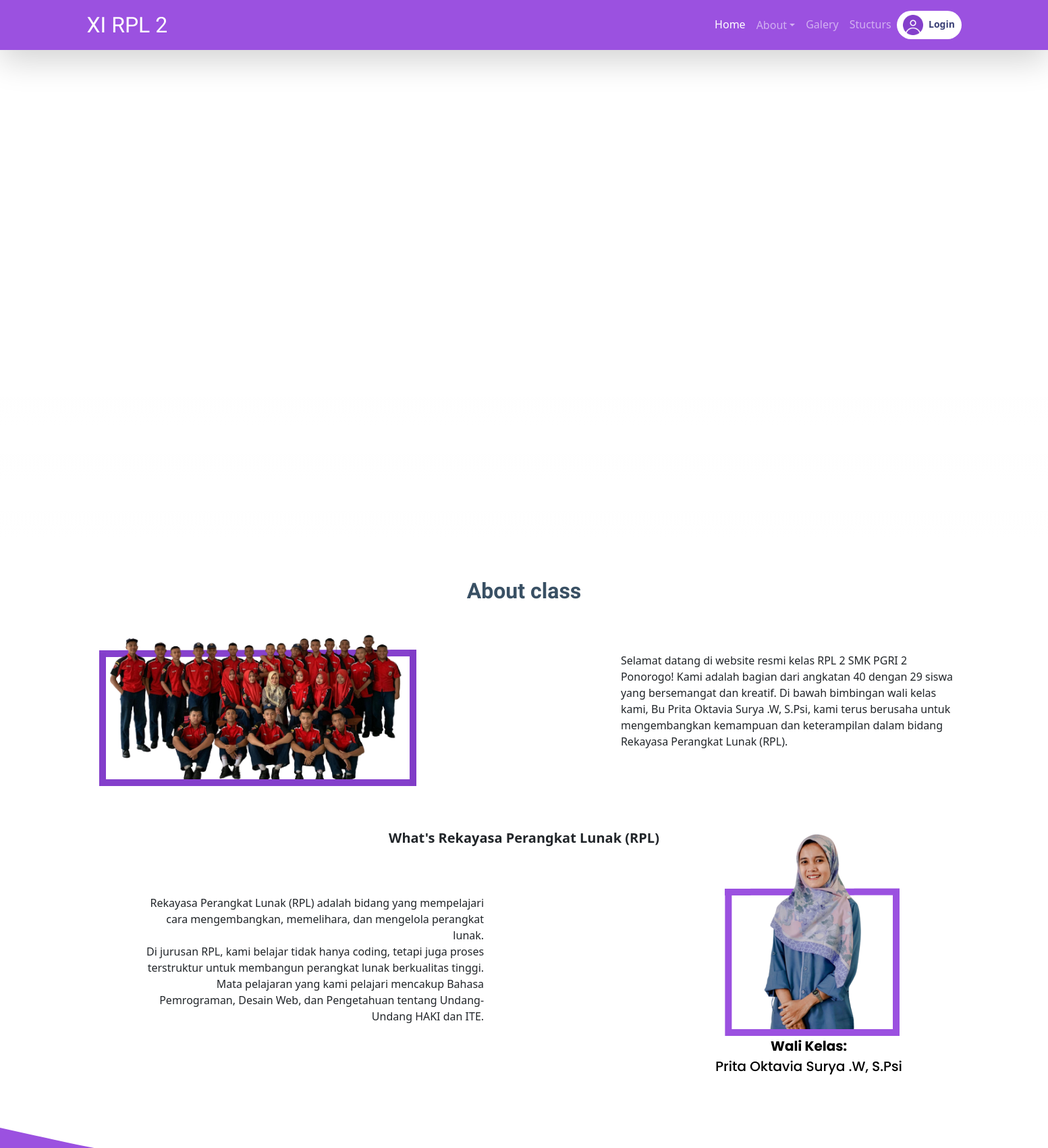
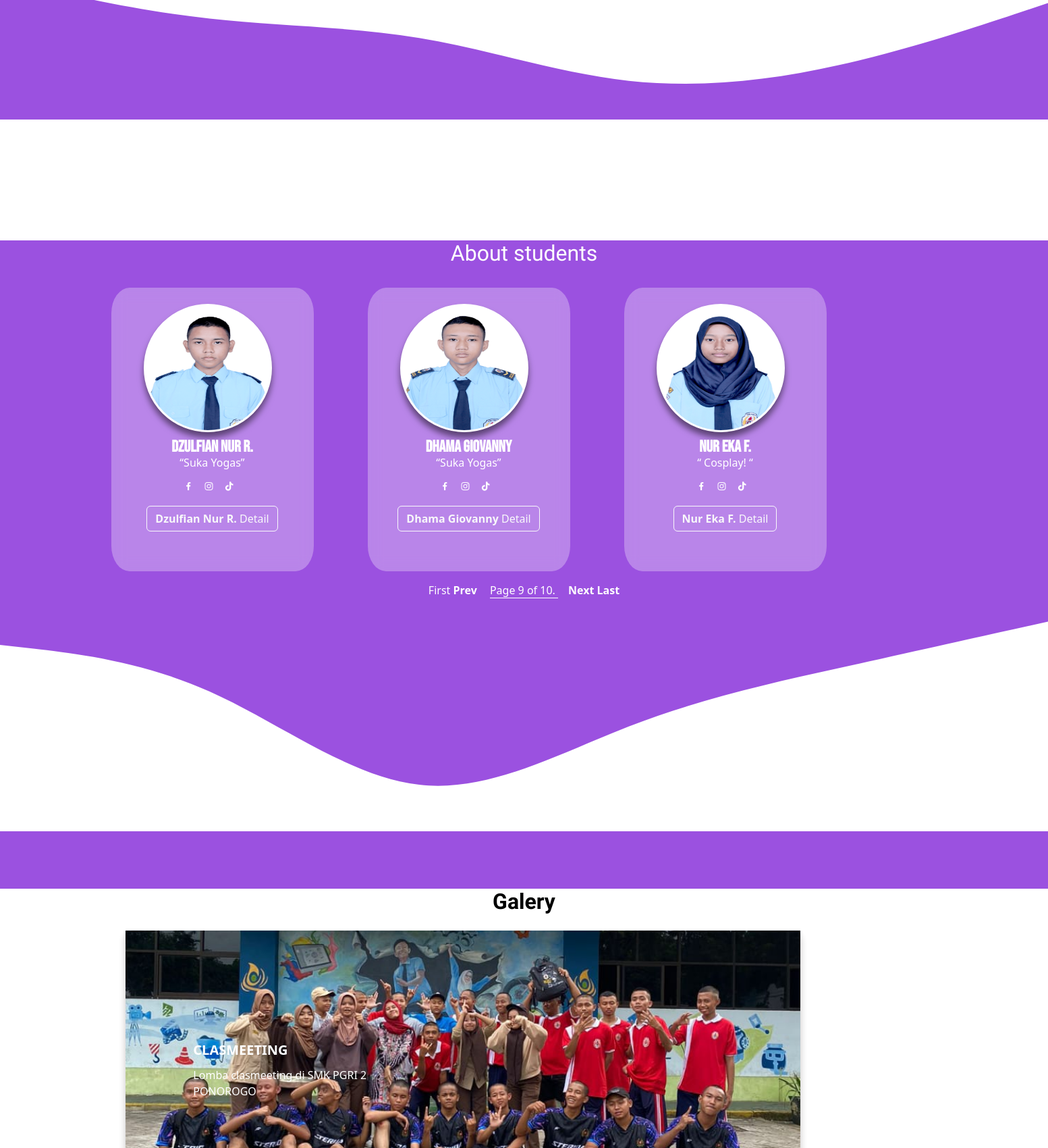
The page /?page=9 (upper part) on the database its author committed (2 pictures, top to bottom).
### kelas/models.py (models this page shows, shortened)
class AboutStudent(models.Model):
    name = models.CharField(max_length=255)
    motto = models.CharField(max_length=255)
    studentImg = models.ImageField(upload_to=filepath, null=True, blank=False)
    about = models.CharField(max_length=600, null=True)
    hobi = models.CharField(max_length=255, null=True)
    skils = models.CharField(max_length=200, blank=True, null=True)

### kelas/views.py (the view)
# urls.py: path("", views.index, name="index"),
def index(request):
    cards = AboutStudent.objects.all()
    paginator = Paginator(cards, 3)
    page_number = request.GET.get('page')
    page_obj = paginator.get_page(page_number)
    return render(request, 'index.html', {'page_obj': page_obj})

### kelas/templates/index.html (shortened to what this page needs)
{% extends "layout.html" %} {% load static %}
    {% block content %}
    <section class="jumbotron text-center hero-section text-white">
      <video autoplay loop muted playsinline class="bg-video">
        <source src="{% static 'asset/vid/video-hero-section.mp4' %}" type="video/mp4" />
      </video>
      <div class="overlay"></div>
      <div class="kelas position-relative">
        <h1 class="display-4 kelas-name">XI RPL 2</h1>
        <div class="lh-1">
          <p class="lead" style="margin-top: -10px">SMK PGRI 2 PONOROGO - Force 40.</p>
          <p class="lead fw-medium" style="margin-top: -11px"><span class="kelas-motto fs-3">Life's a rollercoaster,</span> sometimes low, sometimes coding.</p>
          <div class="sosmed lead d-flex text-center align-items-center justify-content-center">
            <a href="tiktok.com" class="nav-link text-decoration-none fs-3 me-3 badge"><i class="bx bxl-tiktok"></i></a>
            <a href="instagram.com" class="nav-link text-decoration-none fs-3"><i class="bx bxl-instagram"></i></a>
          </div>
          <div class="sosmed-border text-center justify-content-center align-items-center"></div>
        </div>
      </div>
    </section>
    <section class="about-class" id="about-class">
      <div class="row text-center mt-3">
        <div class="col">
          <h2 class="h-page fw-bold">About class</h2>
        </div>
      </div>
      <div class="row justify-content-around fs-5 text-center">
        <div class="fotbar col-md-4"><img src="{% static "asset/img/Group 6.png" %}" alt=""></div>
        <div class="kelas-text col-md-4 text-start">
          <p>
            Selamat datang di website resmi kelas RPL 2 SMK PGRI 2 Ponorogo! Kami adalah bagian dari angkatan 40 dengan 29 siswa yang bersemangat dan kreatif. Di bawah bimbingan wali kelas kami, Bu Prita Oktavia Surya .W, S.Psi, kami terus
            berusaha untuk mengembangkan kemampuan dan keterampilan dalam bidang Rekayasa Perangkat Lunak (RPL).
          </p>
        </div>
      </div>
      <div class="row justify-content-around fs-5 text-center mt-3">
        <div class="row">
          <div class="col">
            <h2 class="fs-5 mt-5 fw-semibold">What's Rekayasa Perangkat Lunak (RPL)</h2>
          </div>
        </div>
        <div class="kelas-text text-rpl col-md-4 text-end">
          Rekayasa Perangkat Lunak (RPL) adalah bidang yang mempelajari cara mengembangkan, memelihara, dan mengelola perangkat lunak. <br />
          Di jurusan RPL, kami belajar tidak hanya coding, tetapi juga proses terstruktur untuk membangun perangkat lunak berkualitas tinggi. Mata pelajaran yang kami pelajari mencakup Bahasa Pemrograman, Desain Web, dan Pengetahuan tentang
          Undang-Undang HAKI dan ITE.
        </div>
        <div class="fotbar col-md-4"><img src="{% static "asset/img/Group 11.png" %}" alt=""></div>
      </div>
    </section>
     <section class="about-students" id="about-students">
      <div class="container">
        <div class="row">
          <div class="col">
            <h2 class="h-page text-white text-center">About students</h2>
          </div>
        </div>
        <div class="row">
          {% for card in page_obj.object_list %}
          <div class="card-box col-md-5 mt-4  justify-content-center align-items-center ms-5">
            <div class="card-image">
              <img src="{{ card.studentImg.url }}" alt="" class="card-img text-center mt-4" />
            </div>
            <h2 class="name text-white text-center mt-2 fs-4 fw-bold">{{ card.name }}</h2>
            <p class="motto text-center text-wrap text-white lh-1">{{ card.motto }}</p>
            <p class="socials text-center text-decoration-none">
              <a href="#"><i class="bx bxl-facebook"></i></a>
              <a href="#"><i class="bx bxl-instagram"></i></a>
              <a href="#"><i class="bx bxl-tiktok"></i></a>
            </p>
            <div class="btn-detail text-center"><a href="detail/{{ card.id }} " class="btn btn-outline-light"><span class="fw-semibold">{{ card.name }}</span> Detail</a></div>
          </div>
          {% endfor %}
        </div>
        <div class="row">
          <div class="col">
             <div class="pagination d-flex justify-content-center mt-3">
            <span>
              {% if page_obj.has_previous %}
                <a href="?page=1" class="text-decoration-none fw-fw-semibold text-white">First</a>
                <a href="?page={{ page_obj.previous_page_number }}" class="text-decoration-none fw-bold text-white">Prev</a>
              {% endif %}
              <span class="current text-white" style="border-bottom: 1px solid #fff; margin: 0 15px"> Page {{ page_obj.number }} of {{ page_obj.paginator.num_pages }}. </span>
              {% if page_obj.has_next %}
                <a href="?page={{ page_obj.next_page_number }}" class="text-decoration-none fw-semibold text-white">Next</a>
                <a href="?page={{ page_obj.paginator.num_pages }}" class="text-decoration-none text-white fw-bold">Last</a>
              {% endif %}
            </span>
          </div>
          </div>
        </div>
      </div>
    </section>
    <section class="galery" id="galery">
      <div class="row">
        <div class="col">
          <h2 class="text-center text-black fw-bold h-page" style="bottom: 3%">Galery</h2>
        </div>
      </div>
      <div class="container-galery container">
        <div class="slide">
          <div class="item shdadow-lg galery-2" style="background-image: url({% static "asset/galery/galery-kelas-1.jpeg" %});">
            <div class="content">
              <div class="name">Clasmeeting</div>
              <div class="des">Lomba clasmeeting di SMK PGRI 2 PONOROGO</div>
            </div>
          </div>
        </div>
      </div>
    </section>
{% endblock %}

### rows shown on the page
AboutStudent: studentImg (picture), name "Dzulfian Nur R.", motto "“Suka Yogas”"
AboutStudent: studentImg (picture), name "Dhama Giovanny", motto "“Suka Yogas”"
AboutStudent: studentImg (picture), name "Nur Eka F.", motto "“ Cosplay! “"

### other values the page prints
{{ page_obj.number }} "9"
{{ page_obj.paginator.num_pages }} "10"
